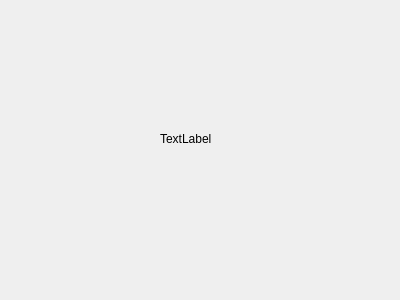
<?xml version="1.0" encoding="UTF-8"?>
<ui version="4.0">
 <class>Form</class>
 <widget class="QWidget" name="Form">
  <property name="geometry">
   <rect>
    <x>0</x>
    <y>0</y>
    <width>400</width>
    <height>300</height>
   </rect>
  </property>
  <property name="windowTitle">
   <string>Form</string>
  </property>
  <widget class="QLabel" name="label">
   <property name="geometry">
    <rect>
     <x>160</x>
     <y>130</y>
     <width>67</width>
     <height>17</height>
    </rect>
   </property>
   <property name="text">
    <string>TextLabel</string>
   </property>
  </widget>
 </widget>
 <resources/>
 <connections/>
</ui>
